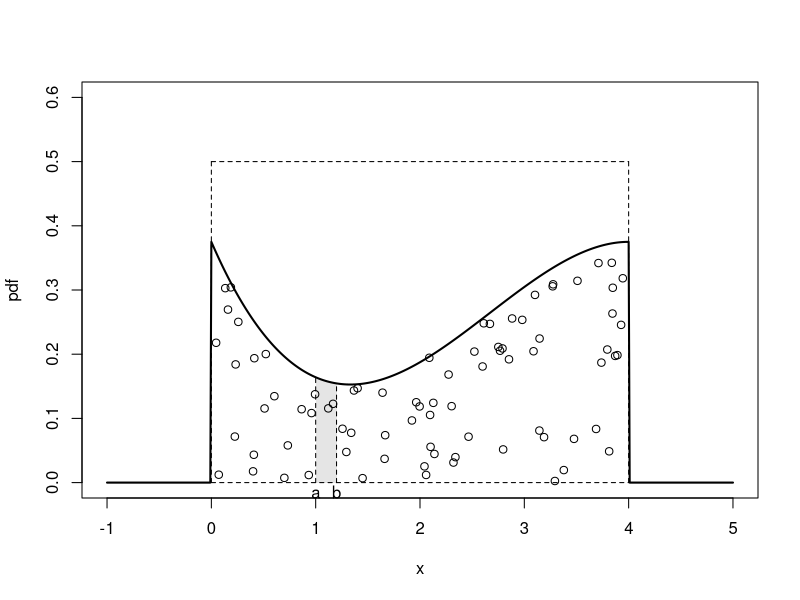

This figure's R source:
set.seed(21)

x<-seq(-1,5,by=0.01)
f<- function (x) {
    if(x<0){return(0)}
    if(x>4){return(0)}
    return((3/32)*(2*x^2-4*x+4-.25*x^3))
}
y<-sapply(x,f)
plot(x,xlim=c(-1,5),ylim=c(0,0.6),type="n",
    main="",lwd=2,xlab="x",ylab="pdf")

polygon(c(1,1,1.2,1.2),c(0,f(1),f(1.2),0),col="grey90", border=NA)
lines(c(1,1),c(0,f(1)),lty="dashed")
lines(c(1.2,1.2),c(0,f(1.2)),lty="dashed")

lines(c(0,0),c(0,0.5),lty="dashed")
lines(c(4,4),c(0,0.5),lty="dashed")
lines(c(0,4),c(0.5,0.5),lty="dashed")
lines(c(0,4),c(0,0),lty="dashed")
lines(x,y,lwd=2)
text(c(1,1.2),c(0,0),c("a","b"),pos=1,offset=0.25)
for (i in 1:80){
    xc<-runif(1,max=4)
    yc<-runif(1,max=f(xc))
    points(xc,yc,type="p")
}
